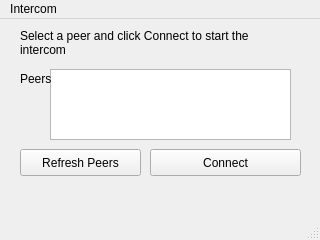
<?xml version="1.0" encoding="UTF-8"?>
<ui version="4.0">
 <class>MainWindow</class>
 <widget class="QMainWindow" name="MainWindow">
  <property name="geometry">
   <rect>
    <x>0</x>
    <y>0</y>
    <width>320</width>
    <height>240</height>
   </rect>
  </property>
  <property name="windowTitle">
   <string>MainWindow</string>
  </property>
  <widget class="QWidget" name="centralwidget">
   <widget class="QPushButton" name="btnRefreshPeers">
    <property name="geometry">
     <rect>
      <x>20</x>
      <y>130</y>
      <width>121</width>
      <height>27</height>
     </rect>
    </property>
    <property name="text">
     <string>Refresh Peers</string>
    </property>
   </widget>
   <widget class="QPushButton" name="btnConnect">
    <property name="geometry">
     <rect>
      <x>150</x>
      <y>130</y>
      <width>151</width>
      <height>27</height>
     </rect>
    </property>
    <property name="text">
     <string>Connect</string>
    </property>
   </widget>
   <widget class="QListWidget" name="listPeers">
    <property name="geometry">
     <rect>
      <x>50</x>
      <y>50</y>
      <width>241</width>
      <height>71</height>
     </rect>
    </property>
    <property name="toolTip">
     <string>Peers</string>
    </property>
   </widget>
   <widget class="QLabel" name="labelPeers">
    <property name="geometry">
     <rect>
      <x>20</x>
      <y>50</y>
      <width>31</width>
      <height>17</height>
     </rect>
    </property>
    <property name="styleSheet">
     <string notr="true">font: 8pt &quot;Ubuntu&quot;;</string>
    </property>
    <property name="text">
     <string>Peers</string>
    </property>
    <property name="alignment">
     <set>Qt::AlignBottom|Qt::AlignLeading|Qt::AlignLeft</set>
    </property>
   </widget>
   <widget class="QLabel" name="label">
    <property name="geometry">
     <rect>
      <x>20</x>
      <y>10</y>
      <width>271</width>
      <height>41</height>
     </rect>
    </property>
    <property name="text">
     <string>Select a peer and click Connect to start the intercom</string>
    </property>
    <property name="alignment">
     <set>Qt::AlignLeading|Qt::AlignLeft|Qt::AlignTop</set>
    </property>
    <property name="wordWrap">
     <bool>true</bool>
    </property>
   </widget>
  </widget>
  <widget class="QMenuBar" name="menubar">
   <property name="geometry">
    <rect>
     <x>0</x>
     <y>0</y>
     <width>320</width>
     <height>25</height>
    </rect>
   </property>
   <widget class="QMenu" name="menuIntercom">
    <property name="title">
     <string>Intercom</string>
    </property>
    <addaction name="actionRefreshPeers"/>
    <addaction name="actionChime_test"/>
    <addaction name="separator"/>
    <addaction name="actionClose"/>
   </widget>
   <addaction name="menuIntercom"/>
  </widget>
  <widget class="QStatusBar" name="statusbar"/>
  <action name="actionRefreshPeers">
   <property name="text">
    <string>Refresh Peers</string>
   </property>
  </action>
  <action name="actionClose">
   <property name="text">
    <string>Close</string>
   </property>
  </action>
  <action name="actionChime_test">
   <property name="text">
    <string>Chime test</string>
   </property>
  </action>
 </widget>
 <resources/>
 <connections>
  <connection>
   <sender>actionClose</sender>
   <signal>triggered()</signal>
   <receiver>MainWindow</receiver>
   <slot>close()</slot>
   <hints>
    <hint type="sourcelabel">
     <x>-1</x>
     <y>-1</y>
    </hint>
    <hint type="destinationlabel">
     <x>159</x>
     <y>119</y>
    </hint>
   </hints>
  </connection>
 </connections>
</ui>
